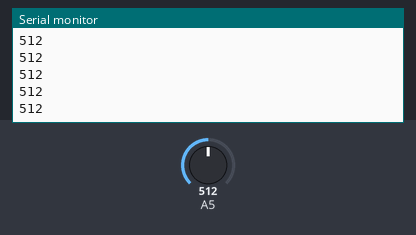
The sketch below on a simulated Arduino Uno, built with avr-gcc and run on an emulated ATmega328P. Parts: the last lines printed to the serial monitor. The inputs (shaded band) are chosen by the test bench; at power-on: A5 = 512.

Above: at 1.2 s.
1.3 s: A5 set to 716
At 1.31 s:
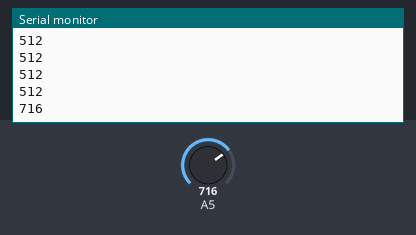
2.8 s: A5 set to 900
At 2.81 s:
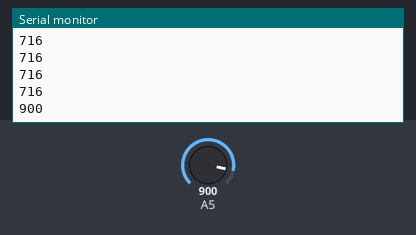
Timing chart, 0 to 5.8 s (numbered marks = the images above; inputs shaded):
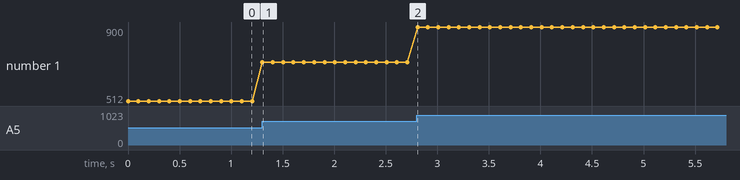

The sketch:

ldr.ino
```cpp
void setup() {
  // put your setup code here, to run once:
  pinMode(A5, INPUT);
  Serial.begin(9600);
}

void loop() {
    int ldr = analogRead(A5);

   Serial.println(ldr);
   delay(100);
}
```

Measured:
- after the input at 1.3 s, the serial monitor: prints a new line at once (image 1)
- after the input at 2.8 s, the serial monitor: prints a new line at once (image 2)
- plotted number 1: 512 → 716 after the input at 1.3 s, 716 → 900 after the input at 2.8 s
